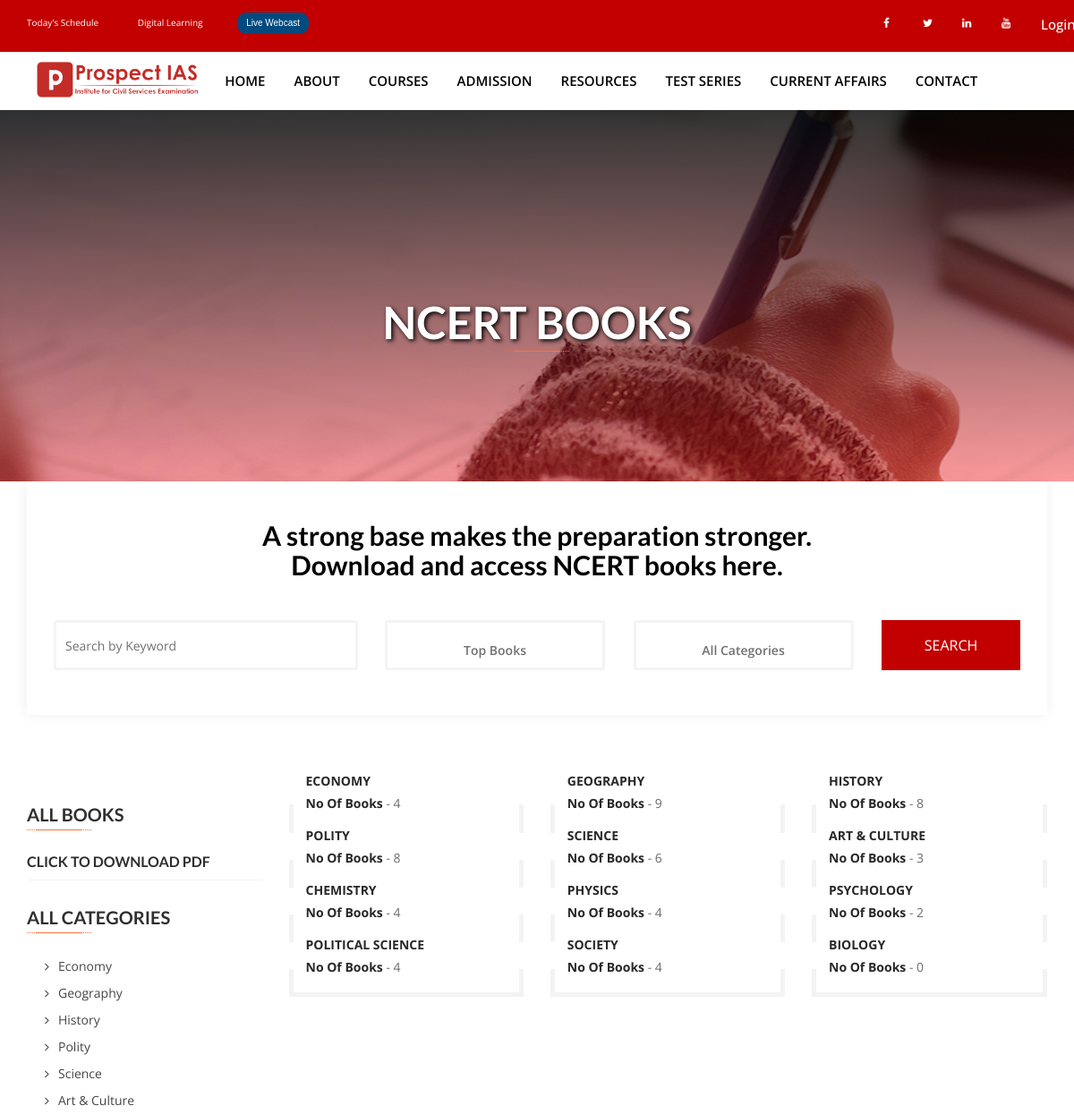
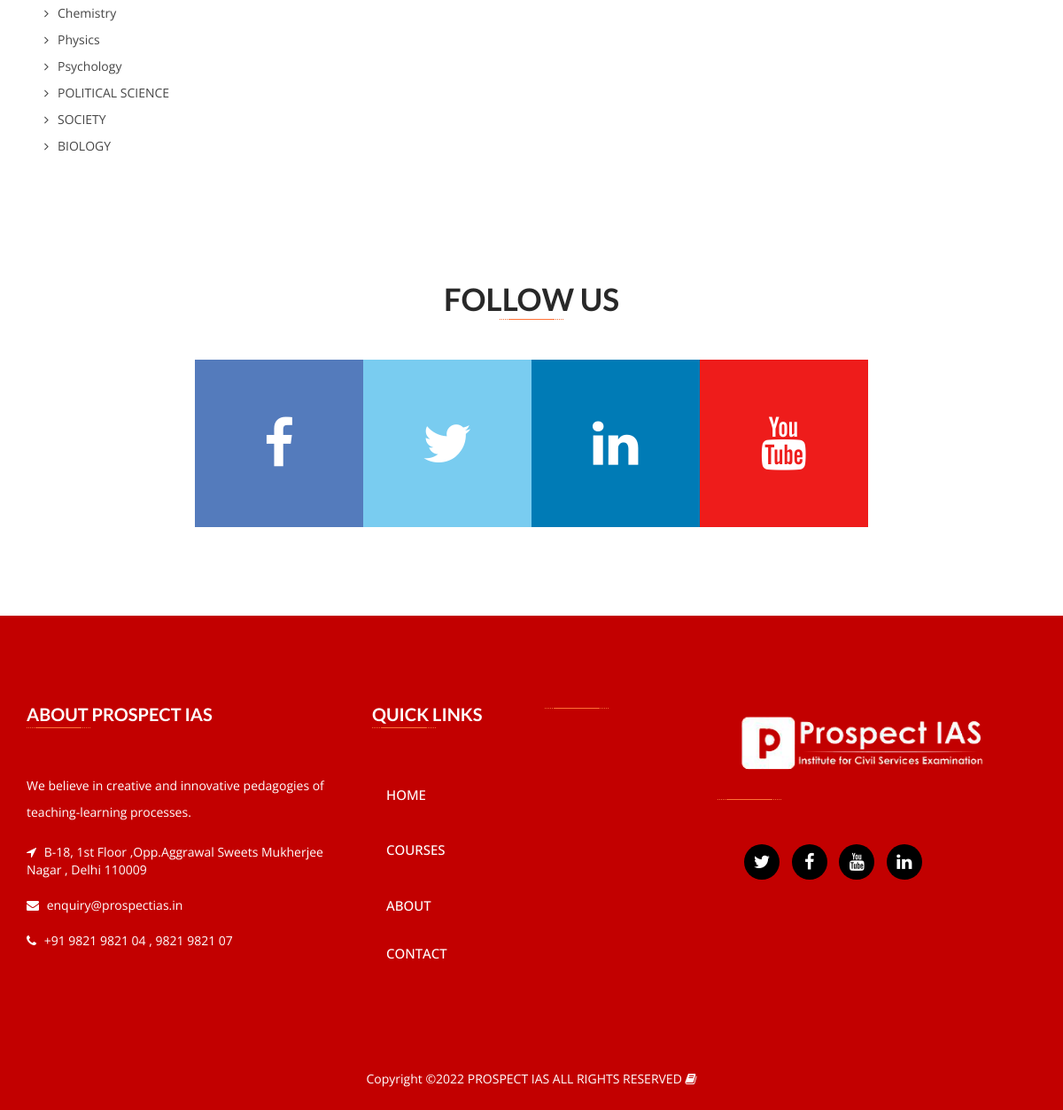
Page /ncrt_books/ on the committed database (2 pictures, top to bottom).
### zias/models.py (models this page shows, shortened)
class NCERT_CATEGORY(models.Model):
    name =  models.TextField(max_length=60)
    category_image = models.FileField(null=True)
    def book_count(self):
        books = NCERT_BOOKS.objects.filter(book_category=self)
        return books.count()

### zias/views.py (the view)
# urls.py: path('ncrt_books/', NCRT_BOOKS,name='ncrt_books'),
def NCRT_BOOKS(request):
    cat = NCERT_CATEGORY.objects.all()
    booknamss = NCERT_BOOKS.objects.all()
    booknam = booknamss[:10]
    d = {"allcat": All_category(),"cat":cat,"booknam":booknam}
    return render(request,'ncrt_books.html',d)

### zias/templates/ncrt_books.html (shortened to what this page needs)
{% extends 'base.html' %}
{% load static %}
{% block body %}
 <section class="page-banner "style= "background: linear-gradient(rgba(0%,0%,0%, 0.80), rgba(133%,4%,4%, 0.40)), url({% static 'yinside/images/page-banners/111.jpg' %})";>
    <div class="container">
        <div class="banner-header">
            <h2 style="color: #fff;font-size: 50px;font-weight: 600;text-shadow: 2px 2px 5px black">NCERT BOOKS</h2>
            <span class="underline center"></span>
        </div>
    </div>
</section>
        <div id="content" class="site-content">
            <div id="primary" class="content-area">
                <main id="main" class="site-main">
                    <div class="books-media-gird">
                        <div class="container">
                            <div class="row">
                                <section class="search-filters">
                                    <div class="container">
                                        <div class="filter-box">
                                            <h3 style="color:#000000";#font-weight:600px>A strong base makes the preparation stronger.<br> Download and access NCERT books here.</h3>
                                            <form action="/ncrt_books_search" method="get">
                                                <div class="col-md-4 col-sm-6">
                                                    <div class="form-group">
                                                        <input class="form-control" placeholder="Search by Keyword" id="key" name="key" type="text">
                                                    </div>
                                                </div>
                                                <div class="col-md-3 col-sm-6">
                                                    <div class="dropdown" >
                                                        <div class="form-control">
                                                          <button class="dropbtn"style="font-size: 14px;font-weight: 600;text-transform: none;color:#707070;width:220px">Top Books</button>
                                                        </div>
                                                        </div>
                                                </div>
                                                <div class="col-md-3 col-sm-6">
                                                    <div class="dropdown" >
                                                        <div class="form-control">
                                                          <button class="dropbtn"style="font-size: 14px;font-weight: 600;text-transform: none;color:#707070;;width:220px">All Categories</button>
                                                        </div>
                                                        </div>
                                                </div>
                                                <div class="col-md-2 col-sm-6">
                                                    <div class="form-group">
                                                        <input class="form-control" type="submit" value="Search">
                                                    </div>
                                                </div>
                                            </form>
                                        </div>
                                    </div>
                                </section>
                            </div>
                            <div class="row">
                                <div class="col-md-9 col-md-push-3">
                                    <div class="books-gird">
                                        <ul>
                                            {% for i in cat %}
                                            <li>
                                                <figure>
                                                   <a herf="{% url 'ncert_book_detail' i.id %}"><img src="{{ i.category_image.url }}" alt="Book"></a>
                                                    <figcaption>
                                                        <p><strong>{{ i.name }}</strong></p>
                                                        <p><strong>No Of Books</strong> - {{ i.book_count }}</p>
                                                    </figcaption>
                                                </figure>
                                            </li>
                                            {% endfor %}
                                        </ul>
                                    </div>
                                </div>
                                <div class="col-md-3 col-md-pull-9">
                                    <aside id="secondary" class="sidebar widget-area" data-accordion-group>
                                        <div class="widget widget_related_search open" data-accordion>
                                            <h4 class="widget-title" data-control>ALl Books</h4>
                                            <div data-content>
                                                <div data-accordion>
                                                    <h5 class="widget-sub-title" data-control>Click To Download Pdf</h5>
                                                </div>
                                            </div>
                                             <div class="widget widget_recent_releases">
                                            <h4 class="widget-title">All Categories</h4>
                                            <ul>
                                                {% for i in cat %}
                                                <li><a href="{% url 'ncert_book_detail' i.id %}">{{ i.name }}</a></li>
                                                {% endfor %}
                                            </ul>
                                        </div>
                                            <div class="clearfix"></div>
                                        </div>
                                    </aside>
                                </div>
                            </div>
                        </div>
                    </div>
                </main>
            </div>
        </div>
        <section class="social-network section-padding">
            <div class="container">
                <div class="center-content">
                    <h2 class="section-title">Follow Us</h2>
                    <span class="underline center"></span>
                </div>
                <ul>
                    <li>
                        <a class="" href="#" target="">
                            <span>
                            </span>
                        </a>
                    </li>
                    <li>
                        <a class="facebook" href="https://www.facebook.com/prospectias" target="_blank">
                            <span>
                                <i class="fa fa-facebook-f"></i>
                            </span>
                        </a>
                    </li>
                    <li>
                        <a class="twitter" href="https://twitter.com/prospectias" target="_blank">
                            <span>
                                <i class="fa fa-twitter"></i>
                            </span>
                        </a>
                    </li>
                    <li>
                        <a class="linkedin" href="https://www.linkedin.com/company/prospectias/" target="_blank">
                            <span>
                                <i class="fa fa-linkedin"></i>
                            </span>
                        </a>
                    </li>
                    <li>
                        <a class="youtube" href="https://www.youtube.com/channel/UC1dKIKL4oBul8dnBt0ZsRvg" target="_blank">
                            <span>
                                <i class="fa fa-youtube"></i>
                            </span>
                        </a>
                    </li>
                </ul>
            </div>
        </section>
        {% endblock %}

### rows in the picture
NCERT_CATEGORY: name "ECONOMY", book_count "4", name "Economy"
NCERT_CATEGORY: name "GEOGRAPHY", book_count "9", name "Geography"
NCERT_CATEGORY: name "HISTORY", book_count "8", name "History"
NCERT_CATEGORY: name "POLITY", book_count "8", name "Polity"
NCERT_CATEGORY: name "SCIENCE", book_count "6", name "Science"
NCERT_CATEGORY: name "ART & CULTURE", book_count "3", name "Art & Culture"
NCERT_CATEGORY: name "CHEMISTRY", book_count "4", name "Chemistry"
NCERT_CATEGORY: name "PHYSICS", book_count "4", name "Physics"
NCERT_CATEGORY: name "PSYCHOLOGY", book_count "2", name "Psychology"
NCERT_CATEGORY: name "POLITICAL SCIENCE", book_count "4"
NCERT_CATEGORY: name "SOCIETY", book_count "4"
NCERT_CATEGORY: name "BIOLOGY", book_count "0"
